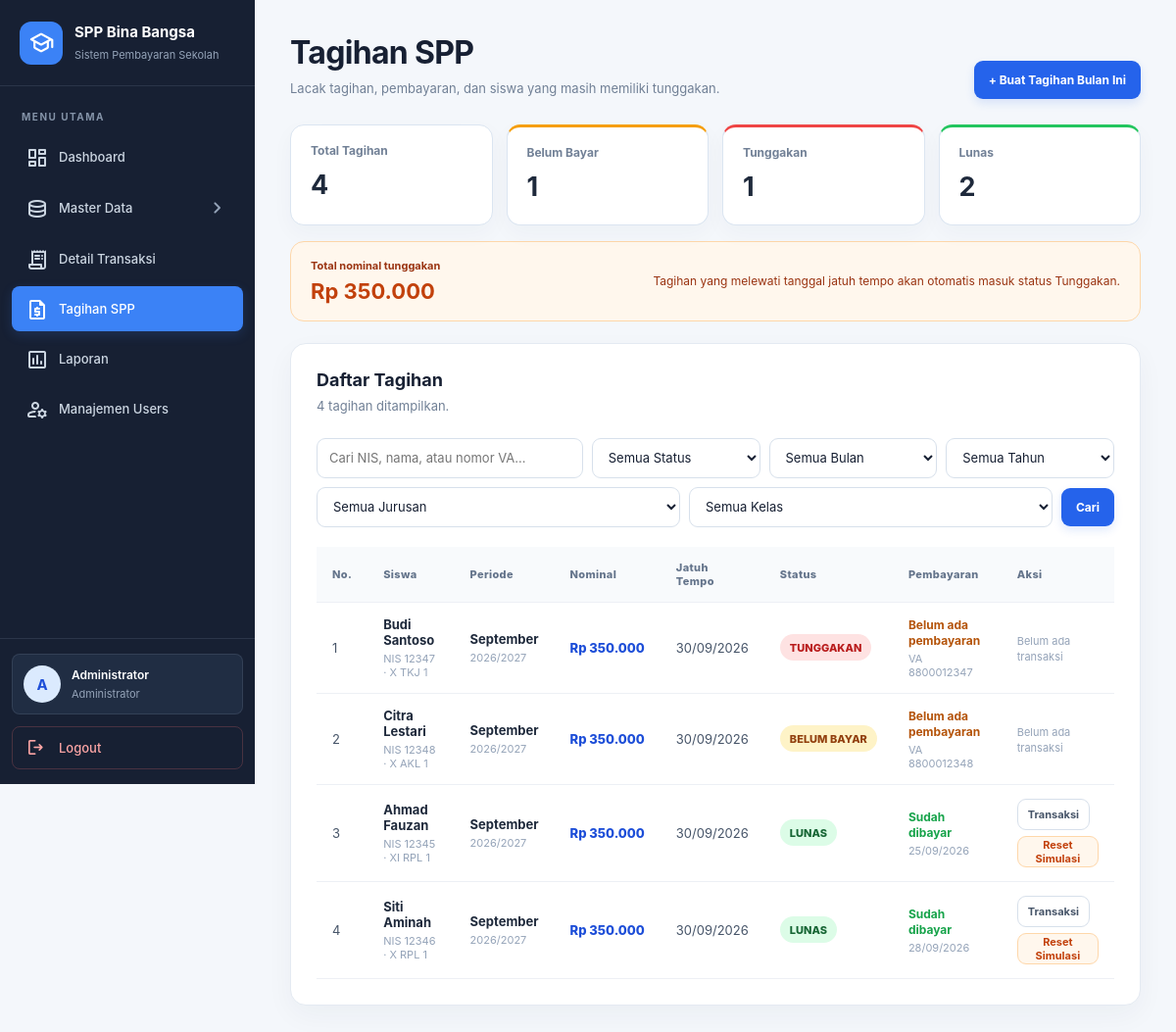
The app's page /admin/tagihan_spp.php (signed in) with its own data.
### tables this page shows
CREATE TABLE `tagihan_spp` (
  `id_tagihan`          INT UNSIGNED NOT NULL AUTO_INCREMENT,
  `id_siswa`            INT UNSIGNED NOT NULL,
  `id_tarif`            INT UNSIGNED NOT NULL,
  `id_tahun_ajaran`     INT UNSIGNED NOT NULL,
  `bulan`               TINYINT UNSIGNED NOT NULL COMMENT '1-12',
  `tahun`               SMALLINT UNSIGNED NOT NULL COMMENT 'contoh: 2026',
  `nominal`             BIGINT UNSIGNED NOT NULL,
  `tanggal_jatuh_tempo` DATE NOT NULL COMMENT 'tanggal terakhir bulan berjalan',
  `status`              ENUM('BELUM_BAYAR','LUNAS','TUNGGAKAN') NOT NULL DEFAULT 'BELUM_BAYAR',
  `created_at`          DATETIME NOT NULL DEFAULT CURRENT_TIMESTAMP,
  `updated_at`          DATETIME NOT NULL DEFAULT CURRENT_TIMESTAMP ON UPDATE CURRENT_TIMESTAMP,
  PRIMARY KEY (`id_tagihan`),
  UNIQUE KEY `uq_tagihan_periode` (`id_siswa`,`tahun`,`bulan`) COMMENT 'satu tagihan per siswa per bulan',
  KEY `fk_tagihan_tarif` (`id_tarif`),
  KEY `fk_tagihan_ta` (`id_tahun_ajaran`),
  KEY `idx_tagihan_status` (`status`),
  KEY `idx_tagihan_jatuh_tempo` (`tanggal_jatuh_tempo`),
  CONSTRAINT `fk_tagihan_siswa` FOREIGN KEY (`id_siswa`) REFERENCES `siswa` (`id_siswa`),
  CONSTRAINT `fk_tagihan_tarif` FOREIGN KEY (`id_tarif`) REFERENCES `tarif_spp` (`id_tarif`),
  CONSTRAINT `fk_tagihan_ta`    FOREIGN KEY (`id_tahun_ajaran`) REFERENCES `tahun_ajaran` (`id_tahun_ajaran`)
);

CREATE TABLE `siswa` (
  `id_siswa`       INT UNSIGNED NOT NULL AUTO_INCREMENT,
  `nis`            CHAR(5)     NOT NULL COMMENT '5 digit, menjadi 5 digit terakhir nomor VA',
  `nisn`           CHAR(10)    NULL,
  `nama`           VARCHAR(100) NOT NULL,
  `jenis_kelamin`  ENUM('L','P') NOT NULL,
  `tempat_lahir`   VARCHAR(60) NULL,
  `tanggal_lahir`  DATE        NULL,
  `alamat`         VARCHAR(255) NULL,
  `no_hp`          VARCHAR(20) NULL,
  `nama_orang_tua` VARCHAR(100) NULL,
  `id_kelas`       INT UNSIGNED NOT NULL,
  `id_tahun_ajaran` INT UNSIGNED NOT NULL,
  `id_user`        INT UNSIGNED NULL COMMENT 'akun login siswa',
  `status`         ENUM('aktif','lulus','keluar') NOT NULL DEFAULT 'aktif',
  `created_at`     DATETIME NOT NULL DEFAULT CURRENT_TIMESTAMP,
  `updated_at`     DATETIME NOT NULL DEFAULT CURRENT_TIMESTAMP ON UPDATE CURRENT_TIMESTAMP,
  PRIMARY KEY (`id_siswa`),
  UNIQUE KEY `uq_siswa_nis` (`nis`),
  UNIQUE KEY `uq_siswa_nisn` (`nisn`),
  UNIQUE KEY `uq_siswa_user` (`id_user`),
  KEY `fk_siswa_kelas` (`id_kelas`),
  KEY `fk_siswa_ta` (`id_tahun_ajaran`),
  CONSTRAINT `fk_siswa_kelas` FOREIGN KEY (`id_kelas`) REFERENCES `kelas` (`id_kelas`),
  CONSTRAINT `fk_siswa_ta`    FOREIGN KEY (`id_tahun_ajaran`) REFERENCES `tahun_ajaran` (`id_tahun_ajaran`),
  CONSTRAINT `fk_siswa_user`  FOREIGN KEY (`id_user`) REFERENCES `users` (`id_user`) ON DELETE SET NULL
);

CREATE TABLE `kelas` (
  `id_kelas`        INT UNSIGNED NOT NULL AUTO_INCREMENT,
  `nama_kelas`      VARCHAR(50) NOT NULL COMMENT 'contoh: XI RPL 1',
  `tingkat`         ENUM('X','XI','XII') NOT NULL,
  `nomor_ruangan`   INT UNSIGNED NOT NULL COMMENT 'nomor urut ruangan, contoh: 1, 2, 3',
  `id_jurusan`      INT UNSIGNED NOT NULL,
  `id_tahun_ajaran` INT UNSIGNED NOT NULL,
  PRIMARY KEY (`id_kelas`),
  UNIQUE KEY `uq_kelas_nama` (`nama_kelas`),
  KEY `fk_kelas_jurusan` (`id_jurusan`),
  KEY `fk_kelas_ta` (`id_tahun_ajaran`),
  CONSTRAINT `fk_kelas_jurusan` FOREIGN KEY (`id_jurusan`) REFERENCES `jurusan` (`id_jurusan`),
  CONSTRAINT `fk_kelas_ta`      FOREIGN KEY (`id_tahun_ajaran`) REFERENCES `tahun_ajaran` (`id_tahun_ajaran`)
);

CREATE TABLE `tahun_ajaran` (
  `id_tahun_ajaran` INT UNSIGNED NOT NULL AUTO_INCREMENT,
  `tahun_ajaran`    VARCHAR(20) NOT NULL COMMENT 'contoh: 2026/2027',
  `tanggal_mulai`   DATE NOT NULL,
  `tanggal_selesai` DATE NOT NULL,
  `status`          ENUM('aktif','nonaktif') NOT NULL DEFAULT 'nonaktif',
  PRIMARY KEY (`id_tahun_ajaran`),
  UNIQUE KEY `uq_tahun_ajaran` (`tahun_ajaran`)
);

CREATE TABLE `virtual_account` (
  `id_va`          INT UNSIGNED NOT NULL AUTO_INCREMENT,
  `id_siswa`       INT UNSIGNED NOT NULL,
  `nomor_va`       VARCHAR(20) NOT NULL COMMENT 'contoh: 8800012345',
  `prefix`         VARCHAR(10) NOT NULL DEFAULT '8800',
  `status`         ENUM('aktif','nonaktif') NOT NULL DEFAULT 'aktif',
  `tanggal_dibuat` DATETIME NOT NULL DEFAULT CURRENT_TIMESTAMP,
  PRIMARY KEY (`id_va`),
  UNIQUE KEY `uq_va_nomor` (`nomor_va`),
  KEY `fk_va_siswa` (`id_siswa`),
  CONSTRAINT `fk_va_siswa` FOREIGN KEY (`id_siswa`) REFERENCES `siswa` (`id_siswa`)
);

CREATE TABLE `pembayaran` (
  `id_pembayaran`      INT UNSIGNED NOT NULL AUTO_INCREMENT,
  `id_transaksi`       INT UNSIGNED NOT NULL,
  `id_tagihan`         INT UNSIGNED NOT NULL,
  `tanggal_pembayaran` DATETIME NOT NULL COMMENT 'waktu sebenarnya, tetap tersimpan walau telat',
  `nominal_pembayaran` BIGINT UNSIGNED NOT NULL,
  `status`             ENUM('LUNAS','SEBAGIAN') NOT NULL DEFAULT 'LUNAS',
  `created_at`         DATETIME NOT NULL DEFAULT CURRENT_TIMESTAMP,
  PRIMARY KEY (`id_pembayaran`),
  UNIQUE KEY `uq_pembayaran_transaksi` (`id_transaksi`),
  UNIQUE KEY `uq_pembayaran_tagihan` (`id_tagihan`) COMMENT 'mencegah pelunasan ganda',
  KEY `fk_pembayaran_tagihan` (`id_tagihan`),
  CONSTRAINT `fk_pembayaran_trx`     FOREIGN KEY (`id_transaksi`) REFERENCES `transaksi_payment_gateway` (`id_transaksi`),
  CONSTRAINT `fk_pembayaran_tagihan` FOREIGN KEY (`id_tagihan`) REFERENCES `tagihan_spp` (`id_tagihan`)
);

### admin/tagihan_spp.php (the view, shortened to what this page needs)
<?php
require_once __DIR__ . '/../config/virtual_account.php';
function e(mixed $value): string
{
    return htmlspecialchars((string) $value, ENT_QUOTES, 'UTF-8');
}
function rupiah(int|string $nominal): string
{
    return 'Rp ' . number_format((int) $nominal, 0, ',', '.');
}
function tanggalIndonesia(?string $tanggal): string
{
    $waktu = new DateTimeImmutable($tanggal);
    return $waktu->format('d/m/Y');
}
$bulanNama = [
    1 => 'Januari', 2 => 'Februari', 3 => 'Maret', 4 => 'April',
    5 => 'Mei', 6 => 'Juni', 7 => 'Juli', 8 => 'Agustus',
    9 => 'September', 10 => 'Oktober', 11 => 'November', 12 => 'Desember',
];
$pdo->exec(
    'UPDATE tagihan_spp
     SET status = "TUNGGAKAN"
     WHERE status = "BELUM_BAYAR"
       AND tanggal_jatuh_tempo < CURDATE()'
);
$q = trim((string) ($_GET['q'] ?? ''));
$conditions = [];
$params = [];
$where = $conditions ? 'WHERE ' . implode(' AND ', $conditions) : '';
$sql = 'SELECT ts.id_tagihan, ts.bulan, ts.tahun, ts.nominal,
               ts.tanggal_jatuh_tempo, ts.status,
               s.nis, s.nama, s.status AS status_siswa,
               k.nama_kelas, j.nama_jurusan, ta.tahun_ajaran,
               va.nomor_va,
               p.id_pembayaran, p.tanggal_pembayaran,
               tr.id_transaksi
        FROM tagihan_spp ts
        INNER JOIN siswa s ON s.id_siswa = ts.id_siswa
        INNER JOIN kelas k ON k.id_kelas = s.id_kelas
        INNER JOIN jurusan j ON j.id_jurusan = k.id_jurusan
        INNER JOIN tahun_ajaran ta ON ta.id_tahun_ajaran = ts.id_tahun_ajaran
        LEFT JOIN virtual_account va
          ON va.id_siswa = s.id_siswa AND va.status = "aktif"
        LEFT JOIN pembayaran p ON p.id_tagihan = ts.id_tagihan
        LEFT JOIN transaksi_payment_gateway tr ON tr.id_transaksi = p.id_transaksi
        ' . $where . '
        ORDER BY FIELD(ts.status, "TUNGGAKAN", "BELUM_BAYAR", "LUNAS"),
                 ts.tahun DESC, ts.bulan DESC, s.nama ASC';
$stmt = $pdo->prepare($sql);
$stmt->execute($params);
$daftarTagihan = $stmt->fetchAll();
$summarySql = 'SELECT COUNT(*) AS total,
                      SUM(ts.status = "BELUM_BAYAR") AS belum_bayar,
                      SUM(ts.status = "TUNGGAKAN") AS tunggakan,
                      SUM(ts.status = "LUNAS") AS lunas,
                      COALESCE(SUM(CASE WHEN ts.status = "TUNGGAKAN" THEN ts.nominal ELSE 0 END), 0) AS nominal_tunggakan
               FROM tagihan_spp ts
               INNER JOIN siswa s ON s.id_siswa = ts.id_siswa
               INNER JOIN kelas k ON k.id_kelas = s.id_kelas
               INNER JOIN jurusan j ON j.id_jurusan = k.id_jurusan
               LEFT JOIN virtual_account va ON va.id_siswa = s.id_siswa AND va.status = "aktif"
               ' . $where;
$summaryStmt = $pdo->prepare($summarySql);
$summaryStmt->execute($params);
$ringkasan = $summaryStmt->fetch() ?: [];
?>
<!DOCTYPE html>
<html lang="id">
<head>
    <link rel="stylesheet" href="../assets/css/admin/sidebar.css">
    <link rel="stylesheet" href="../assets/css/admin/tagihan_spp.css">
</head>
<body>
<?php require_once __DIR__ . '/partials/sidebar.php'; ?>
<main class="content">
    <header class="page-heading">
        <div>
            <h1>Tagihan SPP</h1>
            <p>Lacak tagihan, pembayaran, dan siswa yang masih memiliki tunggakan.</p>
        </div>
        <form method="POST" action="tagihan_spp.php"
              onsubmit="return confirm('Buat tagihan SPP untuk seluruh siswa aktif pada bulan berjalan?');">
            <button class="btn btn-primary" type="submit">+ Buat Tagihan Bulan Ini</button>
        </form>
    </header>
    <section class="summary-grid" aria-label="Ringkasan tagihan">
        <div class="summary-card"><span>Total Tagihan</span><strong><?= (int) ($ringkasan['total'] ?? 0) ?></strong></div>
        <div class="summary-card summary-pending"><span>Belum Bayar</span><strong><?= (int) ($ringkasan['belum_bayar'] ?? 0) ?></strong></div>
        <div class="summary-card summary-danger"><span>Tunggakan</span><strong><?= (int) ($ringkasan['tunggakan'] ?? 0) ?></strong></div>
        <div class="summary-card summary-success"><span>Lunas</span><strong><?= (int) ($ringkasan['lunas'] ?? 0) ?></strong></div>
    </section>
    <section class="arrears-callout">
        <div>
            <span class="callout-label">Total nominal tunggakan</span>
            <strong><?= e(rupiah($ringkasan['nominal_tunggakan'] ?? 0)) ?></strong>
        </div>
        <p>Tagihan yang melewati tanggal jatuh tempo akan otomatis masuk status Tunggakan.</p>
    </section>
    <section class="panel">
        <div class="panel-body">
            <div class="list-heading">
                <div>
                    <h2>Daftar Tagihan</h2>
                    <p><?= count($daftarTagihan) ?> tagihan ditampilkan.</p>
                </div>
            </div>
            <form class="filter-form" method="GET" action="tagihan_spp.php">
                <input type="search" name="q" value="<?= e($q) ?>" placeholder="Cari NIS, nama, atau nomor VA...">
                <select name="status" aria-label="Filter status">
                    <option value="">Semua Status</option>
                </select>
                <select name="bulan" aria-label="Filter bulan">
                    <option value="0">Semua Bulan</option>
                </select>
                <select name="tahun" aria-label="Filter tahun">
                    <option value="0">Semua Tahun</option>
                </select>
                <select name="jurusan" aria-label="Filter jurusan">
                    <option value="0">Semua Jurusan</option>
                </select>
                <select name="kelas" aria-label="Filter kelas">
                    <option value="0">Semua Kelas</option>
                </select>
                <button class="btn btn-primary" type="submit">Cari</button>
            </form>
            <div class="table-wrap">
                <table>
                    <thead>
                        <tr>
                            <th>No.</th>
                            <th>Siswa</th>
                            <th>Periode</th>
                            <th>Nominal</th>
                            <th>Jatuh Tempo</th>
                            <th>Status</th>
                            <th>Pembayaran</th>
                            <th>Aksi</th>
                        </tr>
                    </thead>
                    <tbody>
                    <?php if (!$daftarTagihan): ?>
                        <tr><td colspan="8" class="empty-state">Belum ada data tagihan yang sesuai.</td></tr>
                    <?php else: ?>
                        <?php foreach ($daftarTagihan as $i => $tagihan): ?>
                            <tr>
                                <td><?= $i + 1 ?></td>
                                <td>
                                    <strong><?= e($tagihan['nama']) ?></strong>
                                    <small>NIS <?= e($tagihan['nis']) ?> · <?= e($tagihan['nama_kelas']) ?></small>
                                </td>
                                <td>
                                    <strong><?= e($bulanNama[(int) $tagihan['bulan']] ?? '-') ?></strong>
                                    <small><?= e($tagihan['tahun_ajaran']) ?></small>
                                </td>
                                <td class="nominal-cell"><?= e(rupiah($tagihan['nominal'])) ?></td>
                                <td><?= e(tanggalIndonesia($tagihan['tanggal_jatuh_tempo'])) ?></td>
                                <td>
                                    <span class="status status-<?= strtolower(e($tagihan['status'])) ?>">
                                        <?= e(str_replace('_', ' ', $tagihan['status'])) ?>
                                    </span>
                                </td>
                                <td>
                                    <?php if ($tagihan['id_pembayaran']): ?>
                                        <span class="paid-text">Sudah dibayar</span>
                                        <small><?= e(tanggalIndonesia(substr((string) $tagihan['tanggal_pembayaran'], 0, 10))) ?></small>
                                    <?php else: ?>
                                        <span class="unpaid-text">Belum ada pembayaran</span>
                                        <?php if ($tagihan['nomor_va']): ?>
                                            <small>VA <?= e($tagihan['nomor_va']) ?></small>
                                        <?php endif; ?>
                                    <?php endif; ?>
                                </td>
                                <td>
                                    <?php if ($tagihan['id_transaksi']): ?>
                                        <a class="btn btn-secondary btn-small" href="detail_transaksi.php?id=<?= (int) $tagihan['id_transaksi'] ?>">Transaksi</a>
                                    <?php else: ?>
                                        <span class="muted-action">Belum ada transaksi</span>
                                    <?php endif; ?>
                                    <?php if ($tagihan['status'] === 'LUNAS' || $tagihan['id_pembayaran'] || $tagihan['id_transaksi']): ?>
                                        <form class="reset-form" method="POST" action="reset_simulasi.php" onsubmit="return confirm('Reset tagihan ini untuk simulasi Sandbox? Data pembayaran dan transaksi test terkait akan dihapus.');">
                                            <button class="btn btn-reset btn-small" type="submit">Reset Simulasi</button>
                                        </form>
                                    <?php endif; ?>
                                </td>
                            </tr>
                        <?php endforeach; ?>
                    <?php endif; ?>
                    </tbody>
                </table>
            </div>
        </div>
    </section>
</main>
</body>
</html>

### assets/css/admin/sidebar.css (style rules this page uses)
:root { --sidebar-bg: #172033; --sidebar-surface: #202d43; --sidebar-hover: #293951; --sidebar-primary: #3b82f6; --sidebar-text: #cbd5e1; --sidebar-muted: #94a3b8; --sidebar-border: rgba(148, 163, 184, 0.16); --sidebar-width: 260px; --sidebar-radius: 8px; --sidebar-transition: 0.22s ease; }

### records on screen
tagihan_spp: id_siswa.nama "Budi Santoso", id_siswa.nis "12347", kelas.nama_kelas "X TKJ 1", bulan "September", id_tahun_ajaran.tahun_ajaran "2026/2027", nominal "Rp 350.000", tanggal_jatuh_tempo "30/09/2026", status "TUNGGAKAN", virtual_account.nomor_va "8800012347", shows "Belum ada transaksi"
tagihan_spp: id_siswa.nama "Citra Lestari", id_siswa.nis "12348", kelas.nama_kelas "X AKL 1", bulan "September", id_tahun_ajaran.tahun_ajaran "2026/2027", nominal "Rp 350.000", tanggal_jatuh_tempo "30/09/2026", status "BELUM BAYAR", virtual_account.nomor_va "8800012348", shows "Belum ada transaksi"
tagihan_spp: id_siswa.nama "Ahmad Fauzan", id_siswa.nis "12345", kelas.nama_kelas "XI RPL 1", bulan "September", id_tahun_ajaran.tahun_ajaran "2026/2027", nominal "Rp 350.000", tanggal_jatuh_tempo "30/09/2026", status "LUNAS", pembayaran.tanggal_pembayaran "25/09/2026"
tagihan_spp: id_siswa.nama "Siti Aminah", id_siswa.nis "12346", kelas.nama_kelas "X RPL 1", bulan "September", id_tahun_ajaran.tahun_ajaran "2026/2027", nominal "Rp 350.000", tanggal_jatuh_tempo "30/09/2026", status "LUNAS", pembayaran.tanggal_pembayaran "28/09/2026"

### other values on screen
$userInitial "A"
$userName "Administrator"
$ringkasan['total'] "4"
$ringkasan['belum_bayar'] "1"
$ringkasan['tunggakan'] "1"
$ringkasan['lunas'] "2"
rupiah($ringkasan['nominal_tunggakan'] ?? 0) "Rp 350.000"
count($daftarTagihan) "4"
